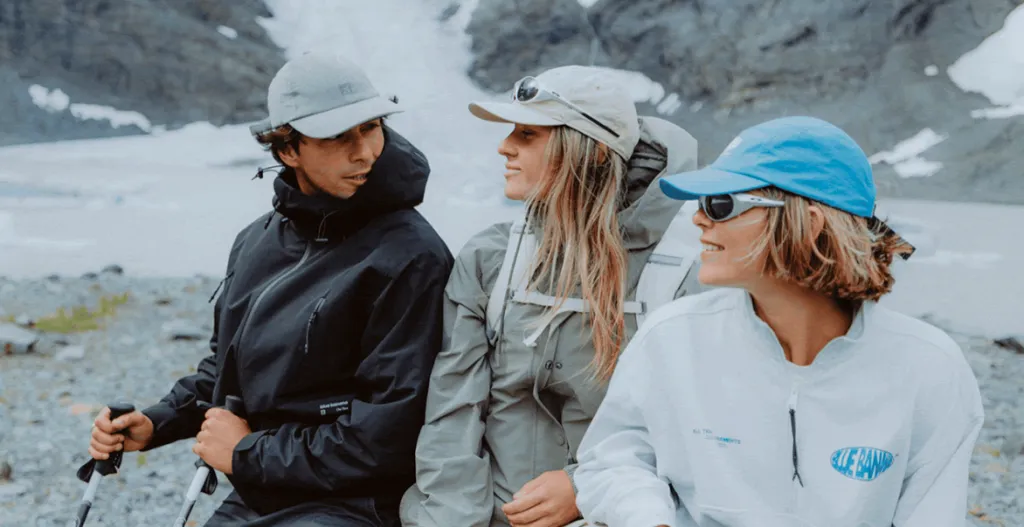
#> input picture scratch/guanabana/cand_7.jpg, 1024 x 527 px, found by its file name
$ python apply_pro_monster_photo.py
#> lines starting #> are read from the running program, lines starting #| are printed output that depends on the picture
import os, sys
from PIL import Image

if sys.stdout.encoding != 'utf-8':
    try: sys.stdout.reconfigure(encoding='utf-8')
    except: pass

src_path = "d:/cannaculture/scratch/monster_candidates/cand_7.jpg"
im = Image.open(src_path)
#> im is the input picture: PIL image 1024x527 RGB; mean R, G, B 128.3, 136.9, 141.6
w, h = im.size
#> w = 1024; h = 527
print(f"Original size: {w}x{h}")
#| Original size: 1024x527

crop = im.crop((0, 0, 1152, 1152))
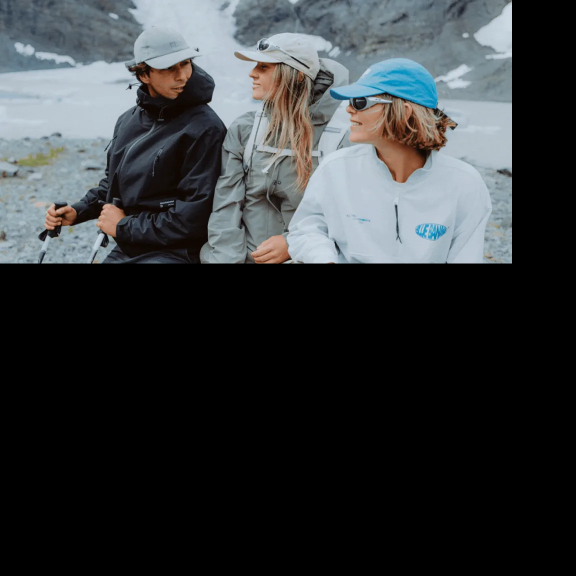
#> crop: PIL image 1152x1152 RGB (shown at 1/2 size); mean R, G, B 52.2, 55.7, 57.6
resized = crop.resize((700, 700), Image.Resampling.LANCZOS)
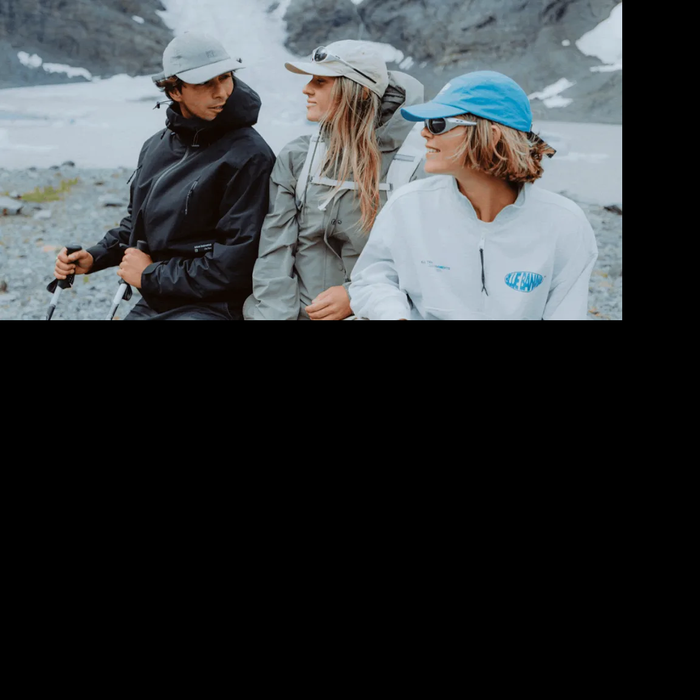
#> resized: PIL image 700x700 RGB; mean R, G, B 52.2, 55.7, 57.6

targets = [
    "d:/cannaculture/img/monster.webp",
    "d:/cannaculture/images/strains/monster.webp",
    "d:/cannaculture/images/strains/eva-seeds/monster.webp"
]

for t in targets:
    os.makedirs(os.path.dirname(t), exist_ok=True)
    resized.save(t, "WEBP", quality=92)
    print(f"✅ Saved {t} ({os.path.getsize(t)} bytes)")

$ run again, with scratch/guanabana/cand_0.jpg copied over scratch/guanabana/cand_7.jpg
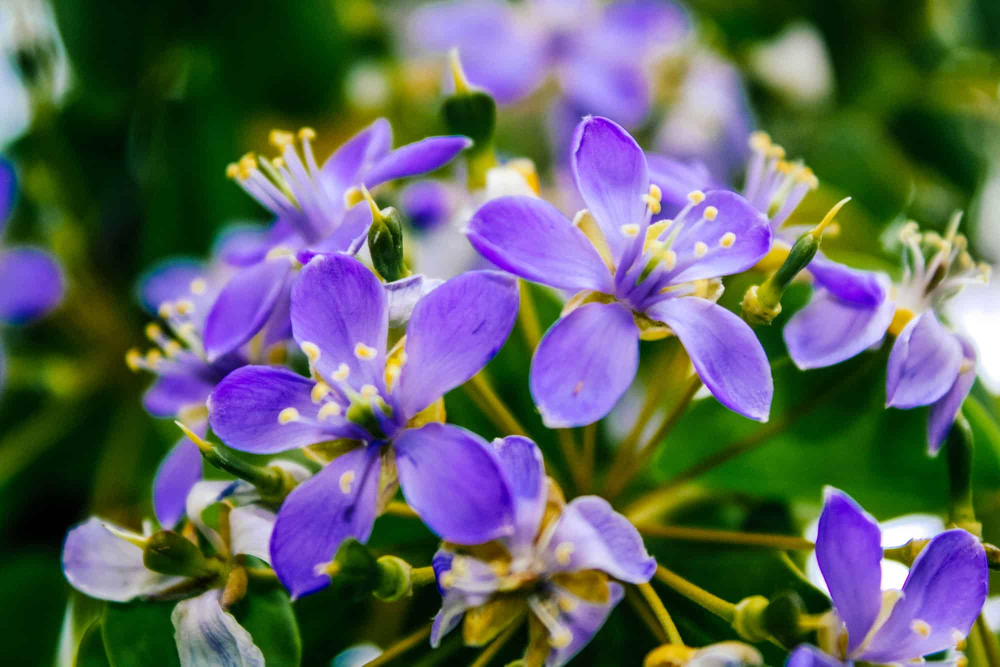
#> input picture scratch/guanabana/cand_0.jpg, 2000 x 1333 px, found by its file name (shown at 1/2 size)
#> im is the input picture: PIL image 2000x1333 RGB; mean R, G, B 95.5, 99.8, 99.2
#| Original size: 2000x1333
#> `crop = im.crop((0, 0, 1152, 1152))`:
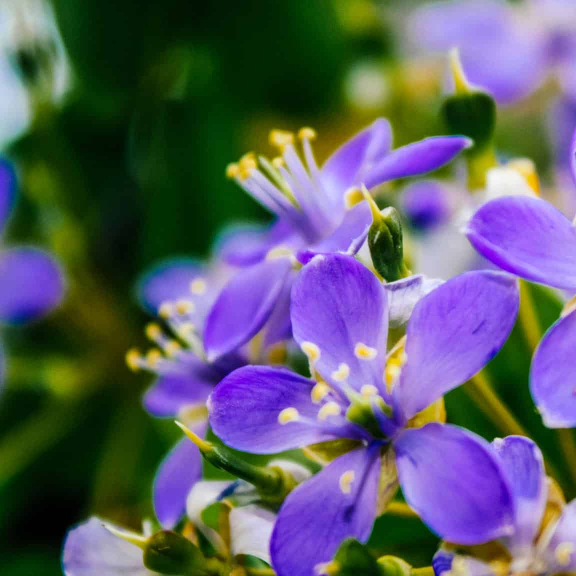
#> crop: PIL image 1152x1152 RGB (shown at 1/2 size); mean R, G, B 93.9, 93.5, 106
#> `resized = crop.resize((700, 700), Image.Resampling.LANCZOS)`:
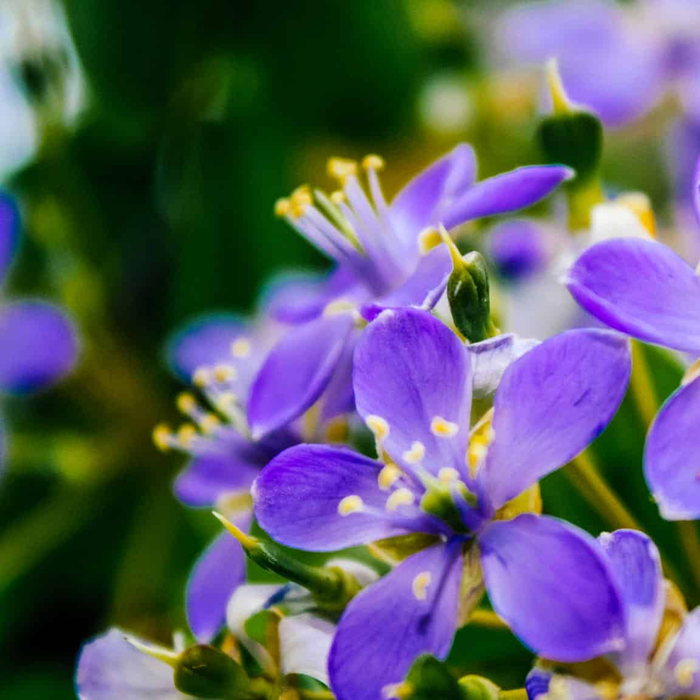
#> resized: PIL image 700x700 RGB; mean R, G, B 93.9, 93.5, 106

$ run again, with scratch/guanabana/cand_1.jpg copied over scratch/guanabana/cand_7.jpg
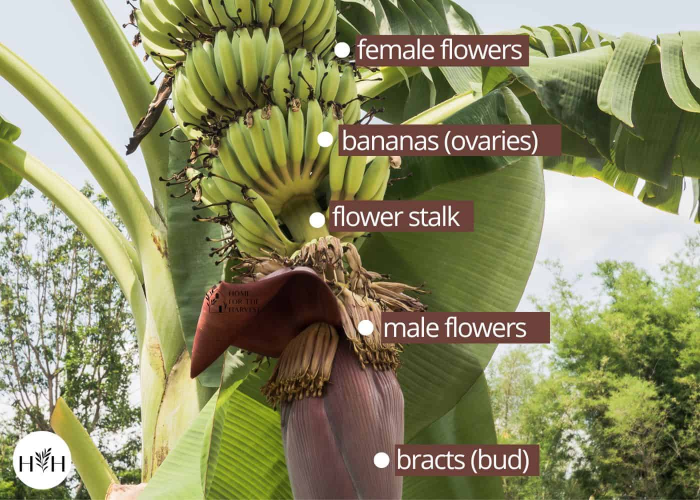
#> input picture scratch/guanabana/cand_1.jpg, 1400 x 1000 px, found by its file name (shown at 1/2 size)
#> im is the input picture: PIL image 1400x1000 RGB; mean R, G, B 139, 138.6, 100.3
#| Original size: 1400x1000
#> `crop = im.crop((0, 0, 1152, 1152))`:
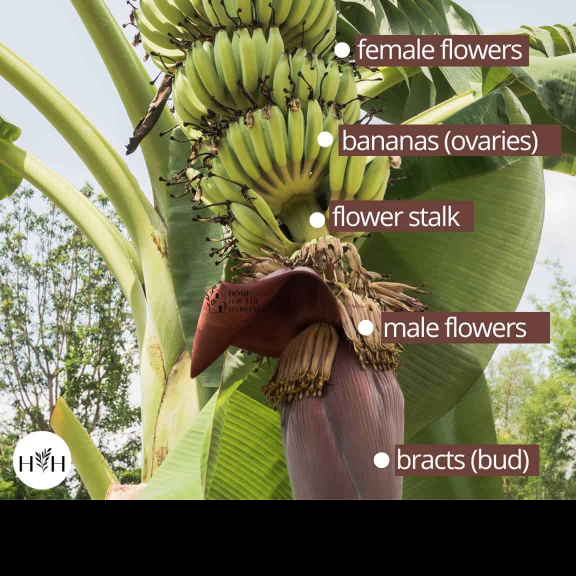
#> crop: PIL image 1152x1152 RGB (shown at 1/2 size); mean R, G, B 120.4, 118.5, 85.4
#> `resized = crop.resize((700, 700), Image.Resampling.LANCZOS)`:
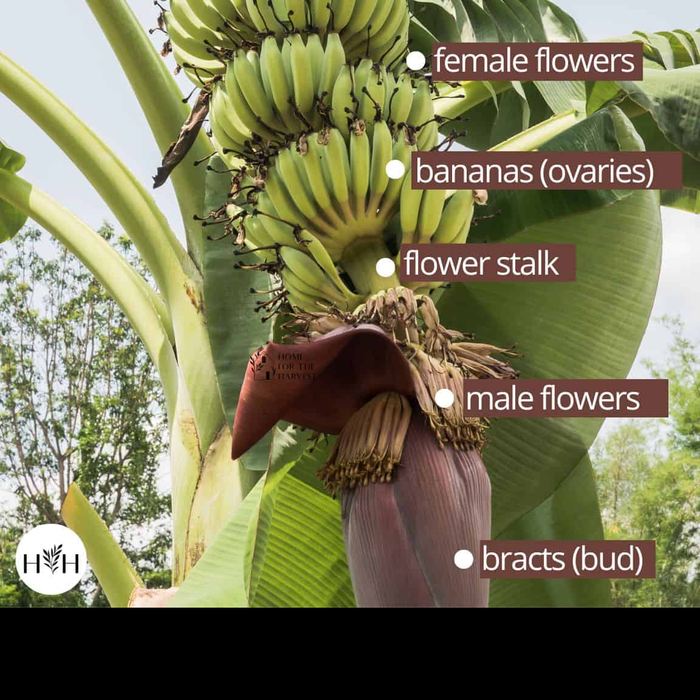
#> resized: PIL image 700x700 RGB; mean R, G, B 120.4, 118.5, 85.4
